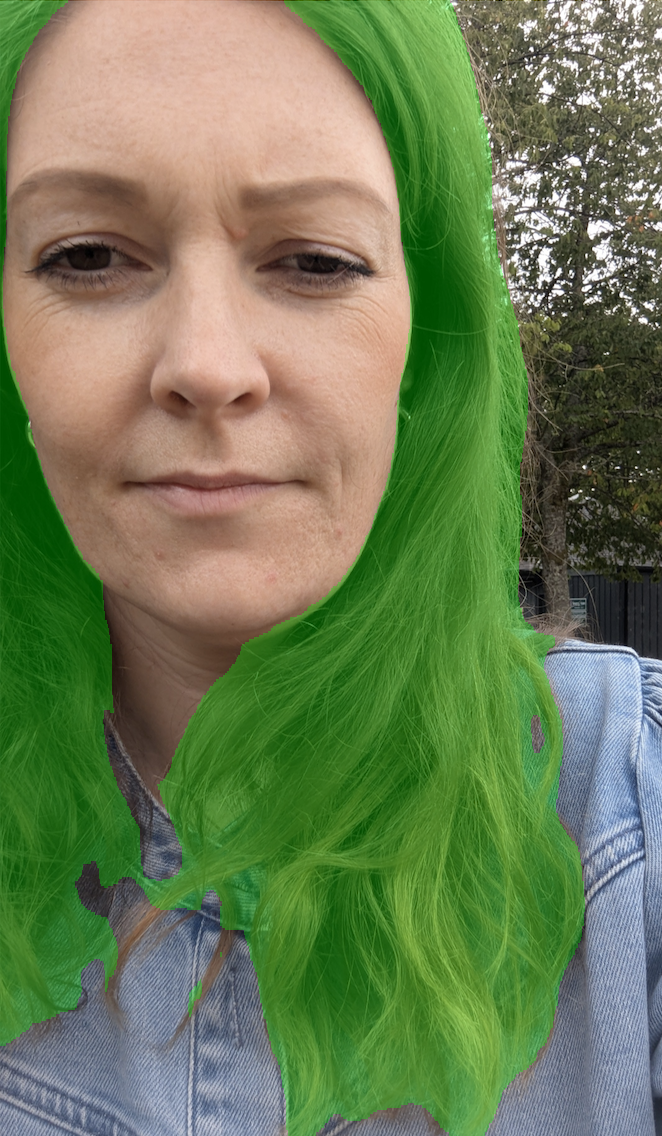
#> input picture highlighted_hair.png, 662 x 1136 px, found by its file name
$ python new.py
#> lines starting #> are read from the running program, lines starting #| are printed output that depends on the picture
import cv2
import numpy as np

# Load the mask (assuming 255=hair, 0=background)
mask = cv2.imread("highlighted_hair.png", 0)
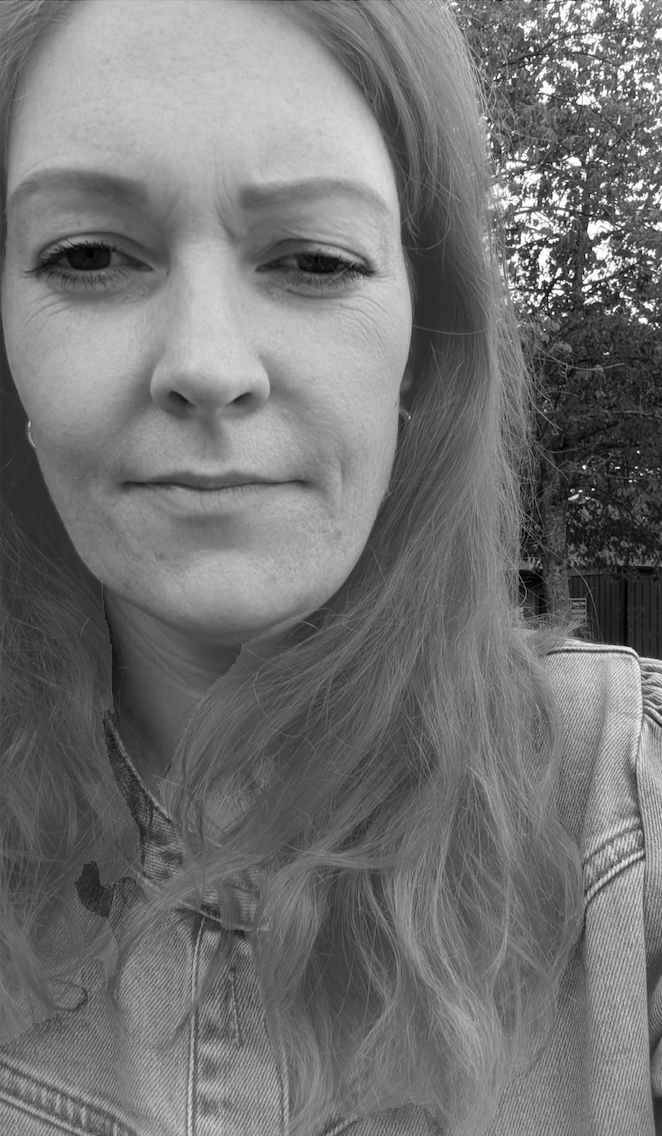
#> mask: shape (1136, 662); min 0, max 255, mean 115.5

# Expand the mask using dilation to include bottom hair
kernel = np.ones((10,10), np.uint8)  # tweak kernel size for more/less expansion
expanded_mask = cv2.dilate(mask, kernel, iterations=1)
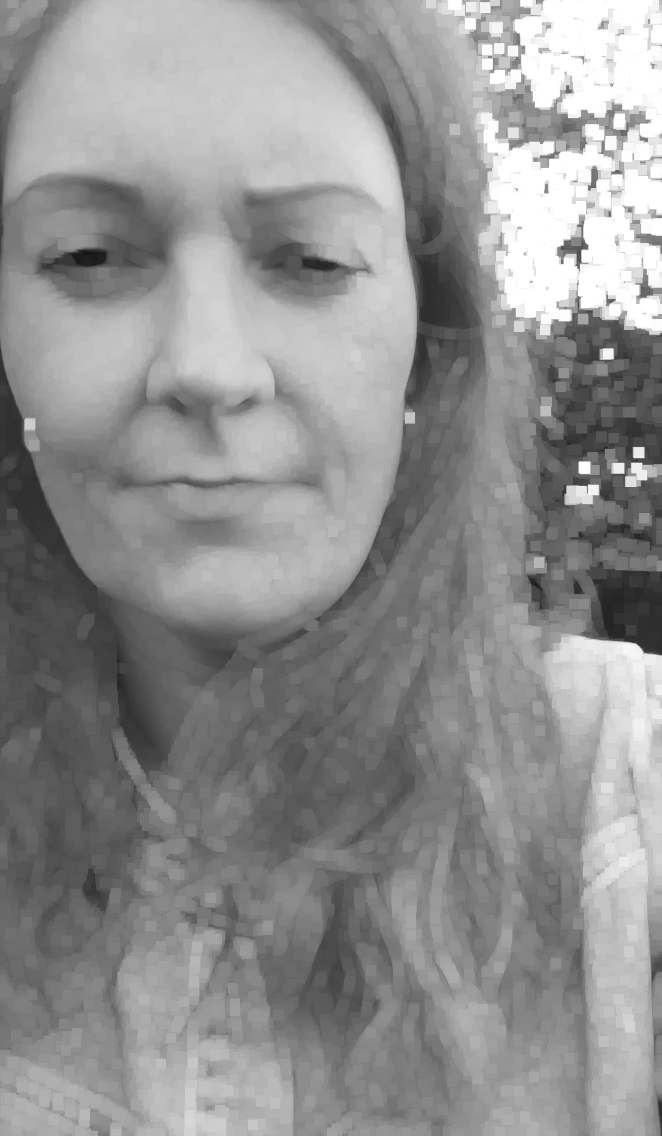
#> expanded_mask: shape (1136, 662); min 18, max 255, mean 144.8

# Save refined mask
cv2.imwrite("highlighted_hair.png", expanded_mask)
